Frame 1 (no input): blank canvas, image omitted
Frame 60 (the mouse pressed at the canvas centre just before this capture): blank canvas, image omitted
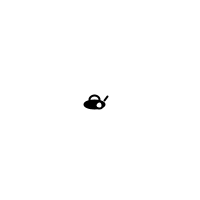
Frame 120 (the mouse held since frame 60 and released just before this capture)

The Processing sketch whose frames 1 and 60 were blank and that drew this single picture after the mouse press (run headless with seeded random() and noise(); from frame 60 on, the mouse is pressed at the canvas centre):

// Processing sketch: processing_21556
// ── processing_21556.pde

float x,y;

void setup() {
  size(200,200);
  smooth();
}


void draw() {
  
  background(255);
  
  // se déplacer avec une vitesse propertionelle vers la souris
  x = (mouseX - x) /15 + x;
  y = (mouseY - y ) /15 + y;
  
  // ajouter un décalage avec noise()
  float xD = x + noise(frameCount*0.05) * 30 - 15;
  float yD = y  + noise(frameCount*0.06+50) * 30 - 15;
  
  
  // Dessin de la mouche réalisé par Sophie Blondeau.
  if( mouseX - x  > 0)
   {
   stroke(0);
   ellipse(xD,yD-5,10,7);
   fill(0);
   ellipse(xD,yD,20,8);
   strokeWeight(2);
   line(xD+10,yD-4,xD+13,yD-8);
   fill(255);
   ellipse(xD+5,yD+1,7,7);}
   else
 {
   stroke(0);
   ellipse(xD,yD-5,10,7);
   fill(0);
   ellipse(xD,yD,20,8);
   strokeWeight(2);
   line(xD-10,yD-4,xD-13,yD-8);
   fill(255);
   ellipse(xD-5,yD+1,7,7);
 }
  
  
}               
